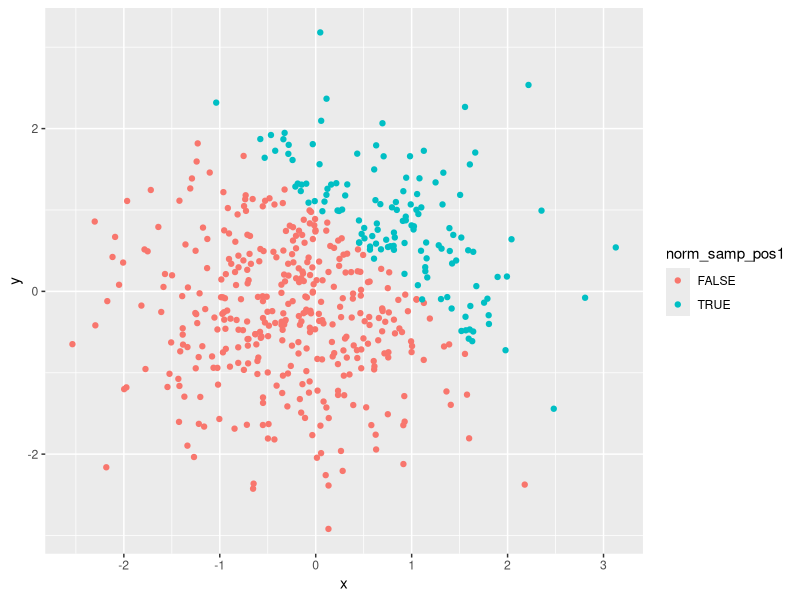
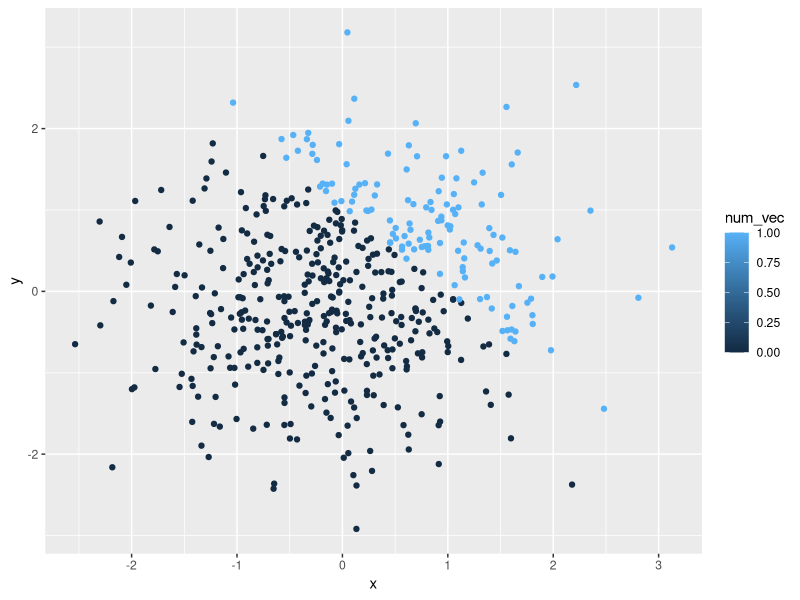
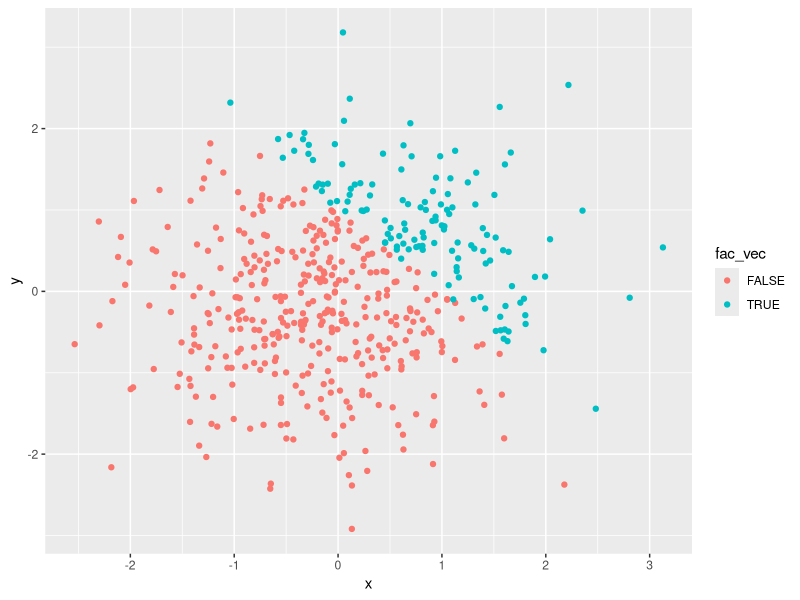

Recreate these plots in R, in order.
## ---- chunk 1
knitr::opts_chunk$set(echo = TRUE)
library(tidyverse)
## ---- chunk 2
p1_df = tibble(
  norm_samp = rnorm(8),
  norm_samp_pos = norm_samp > 0,
  vec_char = c ("1", "2", "3", "4", "5", "6", "7", "8"),
  vec_factor = factor(c("A", "A", "A", "B", "B", "B", "C", "C"))
)

mean(pull(p1_df, norm_samp))
mean(pull(p1_df, norm_samp_pos))
mean(pull(p1_df, vec_char))
mean(pull(p1_df, vec_factor))

## ---- chunk 3

### convert the logical vector to numeric, and multiply the random sample by the result
as.numeric(pull(p1_df, norm_samp_pos)) * pull(p1_df, norm_samp)

### convert the logical vector to a factor, and multiply the random sample by the result
as.factor(pull(p1_df, norm_samp_pos)) * pull(p1_df, norm_samp)

### convert the logical vector to a factor and then convert the result to numeric, and multiply the random sample by the result
as.numeric(as.factor(pull(p1_df, norm_samp_pos))) * pull(p1_df, norm_samp)
## ---- chunk 4
p2_df = tibble(
  x = rnorm(500),
  y = rnorm(500),
  norm_samp_pos1 = x + y > 1,
  num_vec = as.numeric (norm_samp_pos1),
  fac_vec = as.factor (norm_samp_pos1)
)
## ---- chunk 5
# Scatterplot for logical vector
ggplot(p2_df, aes( x = x, y = y, color = norm_samp_pos1)) + geom_point()

# Scatterplot for numeric vector
ggplot(p2_df, aes( x = x, y = y, color = num_vec)) + geom_point()

# Scatterplot for factor vector
ggplot(p2_df, aes( x = x, y = y, color = fac_vec)) + geom_point()

